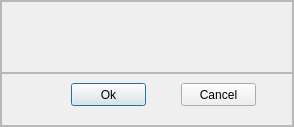
<?xml version="1.0" encoding="UTF-8"?>
<ui version="4.0">
 <class>Dialog</class>
 <widget class="QDialog" name="Dialog">
  <property name="geometry">
   <rect>
    <x>0</x>
    <y>0</y>
    <width>294</width>
    <height>127</height>
   </rect>
  </property>
  <property name="windowTitle">
   <string>Dialog</string>
  </property>
  <layout class="QVBoxLayout" name="verticalLayout">
   <property name="spacing">
    <number>0</number>
   </property>
   <property name="leftMargin">
    <number>0</number>
   </property>
   <property name="topMargin">
    <number>0</number>
   </property>
   <property name="rightMargin">
    <number>0</number>
   </property>
   <property name="bottomMargin">
    <number>0</number>
   </property>
   <item>
    <widget class="QFrame" name="frame">
     <property name="frameShape">
      <enum>QFrame::StyledPanel</enum>
     </property>
     <property name="frameShadow">
      <enum>QFrame::Raised</enum>
     </property>
     <layout class="QVBoxLayout" name="verticalLayout_2">
      <property name="spacing">
       <number>0</number>
      </property>
      <property name="leftMargin">
       <number>0</number>
      </property>
      <property name="topMargin">
       <number>0</number>
      </property>
      <property name="rightMargin">
       <number>0</number>
      </property>
      <property name="bottomMargin">
       <number>0</number>
      </property>
      <item>
       <widget class="QFrame" name="frame_3">
        <property name="frameShape">
         <enum>QFrame::StyledPanel</enum>
        </property>
        <property name="frameShadow">
         <enum>QFrame::Raised</enum>
        </property>
        <layout class="QVBoxLayout" name="verticalLayout_3">
         <item>
          <widget class="QLabel" name="label">
           <property name="text">
            <string/>
           </property>
          </widget>
         </item>
        </layout>
       </widget>
      </item>
      <item>
       <widget class="QFrame" name="frame_2">
        <property name="maximumSize">
         <size>
          <width>16777215</width>
          <height>53</height>
         </size>
        </property>
        <property name="frameShape">
         <enum>QFrame::StyledPanel</enum>
        </property>
        <property name="frameShadow">
         <enum>QFrame::Raised</enum>
        </property>
        <widget class="QPushButton" name="pushButton">
         <property name="geometry">
          <rect>
           <x>70</x>
           <y>10</y>
           <width>75</width>
           <height>23</height>
          </rect>
         </property>
         <property name="text">
          <string>Ok</string>
         </property>
        </widget>
        <widget class="QPushButton" name="pushButton_2">
         <property name="geometry">
          <rect>
           <x>180</x>
           <y>10</y>
           <width>75</width>
           <height>23</height>
          </rect>
         </property>
         <property name="text">
          <string>Cancel</string>
         </property>
        </widget>
       </widget>
      </item>
     </layout>
    </widget>
   </item>
  </layout>
 </widget>
 <resources/>
 <connections/>
</ui>
